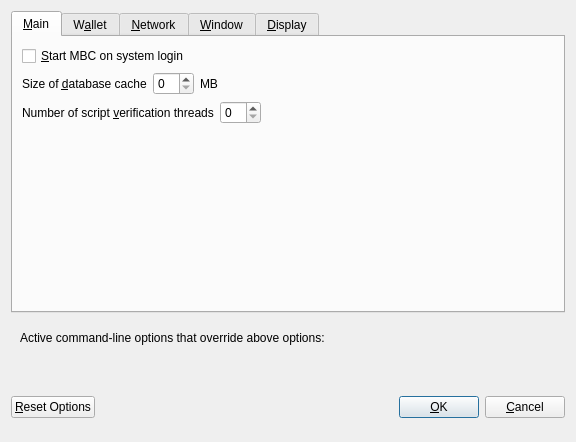
<?xml version="1.0" encoding="UTF-8"?>
<ui version="4.0">
 <class>OptionsDialog</class>
 <widget class="QDialog" name="OptionsDialog">
  <property name="geometry">
   <rect>
    <x>0</x>
    <y>0</y>
    <width>576</width>
    <height>442</height>
   </rect>
  </property>
  <property name="windowTitle">
   <string>Options</string>
  </property>
  <property name="modal">
   <bool>true</bool>
  </property>
  <layout class="QVBoxLayout" name="verticalLayout">
   <item>
    <widget class="QTabWidget" name="tabWidget">
     <property name="currentIndex">
      <number>0</number>
     </property>
     <widget class="QWidget" name="tabMain">
      <attribute name="title">
       <string>&amp;Main</string>
      </attribute>
      <layout class="QVBoxLayout" name="verticalLayout_Main">
       <item>
        <widget class="QCheckBox" name="bitcoinAtStartup">
         <property name="toolTip">
          <string>Automatically start MBC after logging in to the system.</string>
         </property>
         <property name="text">
          <string>&amp;Start MBC on system login</string>
         </property>
        </widget>
       </item>
       <item>
        <layout class="QHBoxLayout" name="horizontalLayout_2_Main">
         <item>
          <widget class="QLabel" name="databaseCacheLabel">
           <property name="text">
            <string>Size of &amp;database cache</string>
           </property>
           <property name="textFormat">
            <enum>Qt::PlainText</enum>
           </property>
           <property name="buddy">
            <cstring>databaseCache</cstring>
           </property>
          </widget>
         </item>
         <item>
          <widget class="QSpinBox" name="databaseCache"/>
         </item>
         <item>
          <widget class="QLabel" name="databaseCacheUnitLabel">
           <property name="text">
            <string>MB</string>
           </property>
           <property name="textFormat">
            <enum>Qt::PlainText</enum>
           </property>
          </widget>
         </item>
         <item>
          <spacer name="horizontalSpacer_2_Main">
           <property name="orientation">
            <enum>Qt::Horizontal</enum>
           </property>
           <property name="sizeHint" stdset="0">
            <size>
             <width>40</width>
             <height>20</height>
            </size>
           </property>
          </spacer>
         </item>
        </layout>
       </item>
       <item>
        <layout class="QHBoxLayout" name="horizontalLayout_3_Main">
         <item>
          <widget class="QLabel" name="threadsScriptVerifLabel">
           <property name="text">
            <string>Number of script &amp;verification threads</string>
           </property>
           <property name="textFormat">
            <enum>Qt::PlainText</enum>
           </property>
           <property name="buddy">
            <cstring>threadsScriptVerif</cstring>
           </property>
          </widget>
         </item>
         <item>
          <widget class="QSpinBox" name="threadsScriptVerif">
           <property name="toolTip">
            <string>(0 = auto, &lt;0 = leave that many cores free)</string>
           </property>
          </widget>
         </item>
         <item>
          <spacer name="horizontalSpacer_3_Main">
           <property name="orientation">
            <enum>Qt::Horizontal</enum>
           </property>
           <property name="sizeHint" stdset="0">
            <size>
             <width>40</width>
             <height>20</height>
            </size>
           </property>
          </spacer>
         </item>
        </layout>
       </item>
       <item>
        <spacer name="verticalSpacer_2">
         <property name="orientation">
          <enum>Qt::Vertical</enum>
         </property>
         <property name="sizeHint" stdset="0">
          <size>
           <width>20</width>
           <height>40</height>
          </size>
         </property>
        </spacer>
       </item>
      </layout>
     </widget>
     <widget class="QWidget" name="tabWallet">
      <attribute name="title">
       <string>W&amp;allet</string>
      </attribute>
      <layout class="QVBoxLayout" name="verticalLayout_Wallet">
       <item>
        <layout class="QHBoxLayout" name="horizontalLayout_2_Wallet">
         <item>
          <widget class="QLabel" name="labelStakeSplitThresholdText">
           <property name="text">
            <string>Stake split threshold:</string>
           </property>
          </widget>
         </item>
         <item>
          <widget class="QSpinBox" name="spinBoxStakeSplitThreshold">
           <property name="minimum">
            <number>1</number>
           </property>
           <property name="maximum">
            <number>999999</number>
           </property>
          </widget>
         </item>
        </layout>
       </item>
       <item>
        <widget class="QGroupBox" name="groupBox">
         <property name="title">
          <string>Expert</string>
         </property>
         <layout class="QVBoxLayout" name="verticalLayout_2">
          <item>
           <widget class="QCheckBox" name="coinControlFeatures">
            <property name="toolTip">
             <string>Whether to show coin control features or not.</string>
            </property>
            <property name="text">
             <string>Enable coin &amp;control features</string>
            </property>
           </widget>
          </item>
          <item>
           <widget class="QCheckBox" name="showMasternodesTab">
            <property name="toolTip">
             <string>Show additional tab listing all your masternodes in first sub-tab&lt;br/&gt;and all masternodes on the network in second sub-tab.</string>
            </property>
            <property name="text">
             <string>Show Masternodes Tab</string>
            </property>
           </widget>
          </item>
          <item>
           <widget class="QCheckBox" name="spendZeroConfChange">
            <property name="toolTip">
             <string>If you disable the spending of unconfirmed change, the change from a transaction&lt;br/&gt;cannot be used until that transaction has at least one confirmation.&lt;br/&gt;This also affects how your balance is computed.</string>
            </property>
            <property name="text">
             <string>&amp;Spend unconfirmed change</string>
            </property>
           </widget>
          </item>
         </layout>
        </widget>
       </item>
       <item>
        <spacer name="verticalSpacer_Wallet">
         <property name="orientation">
          <enum>Qt::Vertical</enum>
         </property>
         <property name="sizeHint" stdset="0">
          <size>
           <width>20</width>
           <height>40</height>
          </size>
         </property>
        </spacer>
       </item>
      </layout>
     </widget>
     <widget class="QWidget" name="tabNetwork">
      <attribute name="title">
       <string>&amp;Network</string>
      </attribute>
      <layout class="QVBoxLayout" name="verticalLayout_Network">
       <item>
        <widget class="QCheckBox" name="mapPortUpnp">
         <property name="toolTip">
          <string>Automatically open the MBC client port on the router. This only works when your router supports UPnP and it is enabled.</string>
         </property>
         <property name="text">
          <string>Map port using &amp;UPnP</string>
         </property>
        </widget>
       </item>
       <item>
        <widget class="QCheckBox" name="allowIncoming">
         <property name="toolTip">
          <string>Accept connections from outside</string>
         </property>
         <property name="text">
          <string>Allow incoming connections</string>
         </property>
        </widget>
       </item>
       <item>
        <widget class="QCheckBox" name="connectSocks">
         <property name="toolTip">
          <string>Connect to the MBC network through a SOCKS5 proxy.</string>
         </property>
         <property name="text">
          <string>&amp;Connect through SOCKS5 proxy (default proxy):</string>
         </property>
        </widget>
       </item>
       <item>
        <layout class="QHBoxLayout" name="horizontalLayout_1_Network">
         <item>
          <widget class="QLabel" name="proxyIpLabel">
           <property name="text">
            <string>Proxy &amp;IP:</string>
           </property>
           <property name="textFormat">
            <enum>Qt::PlainText</enum>
           </property>
           <property name="buddy">
            <cstring>proxyIp</cstring>
           </property>
          </widget>
         </item>
         <item>
          <widget class="QValidatedLineEdit" name="proxyIp">
           <property name="minimumSize">
            <size>
             <width>140</width>
             <height>0</height>
            </size>
           </property>
           <property name="maximumSize">
            <size>
             <width>140</width>
             <height>16777215</height>
            </size>
           </property>
           <property name="toolTip">
            <string>IP address of the proxy (e.g. IPv4: 127.0.0.1 / IPv6: ::1)</string>
           </property>
          </widget>
         </item>
         <item>
          <widget class="QLabel" name="proxyPortLabel">
           <property name="text">
            <string>&amp;Port:</string>
           </property>
           <property name="textFormat">
            <enum>Qt::PlainText</enum>
           </property>
           <property name="buddy">
            <cstring>proxyPort</cstring>
           </property>
          </widget>
         </item>
         <item>
          <widget class="QLineEdit" name="proxyPort">
           <property name="minimumSize">
            <size>
             <width>55</width>
             <height>0</height>
            </size>
           </property>
           <property name="maximumSize">
            <size>
             <width>55</width>
             <height>16777215</height>
            </size>
           </property>
           <property name="toolTip">
            <string>Port of the proxy (e.g. 9050)</string>
           </property>
          </widget>
         </item>
         <item>
          <spacer name="horizontalSpacer_1_Network">
           <property name="orientation">
            <enum>Qt::Horizontal</enum>
           </property>
           <property name="sizeHint" stdset="0">
            <size>
             <width>40</width>
             <height>20</height>
            </size>
           </property>
          </spacer>
         </item>
        </layout>
       </item>
       <item>
        <spacer name="verticalSpacer_Network">
         <property name="orientation">
          <enum>Qt::Vertical</enum>
         </property>
         <property name="sizeHint" stdset="0">
          <size>
           <width>20</width>
           <height>40</height>
          </size>
         </property>
        </spacer>
       </item>
      </layout>
     </widget>
     <widget class="QWidget" name="tabWindow">
      <attribute name="title">
       <string>&amp;Window</string>
      </attribute>
      <layout class="QVBoxLayout" name="verticalLayout_Window">
       <item>
        <widget class="QCheckBox" name="minimizeToTray">
         <property name="toolTip">
          <string>Show only a tray icon after minimizing the window.</string>
         </property>
         <property name="text">
          <string>&amp;Minimize to the tray instead of the taskbar</string>
         </property>
        </widget>
       </item>
       <item>
        <widget class="QCheckBox" name="minimizeOnClose">
         <property name="toolTip">
          <string>Minimize instead of exit the application when the window is closed. When this option is enabled, the application will be closed only after selecting Quit in the menu.</string>
         </property>
         <property name="text">
          <string>M&amp;inimize on close</string>
         </property>
        </widget>
       </item>
       <item>
        <spacer name="verticalSpacer_Window">
         <property name="orientation">
          <enum>Qt::Vertical</enum>
         </property>
         <property name="sizeHint" stdset="0">
          <size>
           <width>20</width>
           <height>40</height>
          </size>
         </property>
        </spacer>
       </item>
      </layout>
     </widget>
     <widget class="QWidget" name="tabDisplay">
      <attribute name="title">
       <string>&amp;Display</string>
      </attribute>
      <layout class="QVBoxLayout" name="verticalLayout_Display">
       <item>
        <layout class="QHBoxLayout" name="horizontalLayout_1_Display">
         <item>
          <widget class="QLabel" name="langLabel">
           <property name="text">
            <string>User Interface &amp;language:</string>
           </property>
           <property name="textFormat">
            <enum>Qt::PlainText</enum>
           </property>
           <property name="buddy">
            <cstring>lang</cstring>
           </property>
          </widget>
         </item>
         <item>
          <widget class="QValueComboBox" name="lang">
           <property name="toolTip">
            <string>The user interface language can be set here. This setting will take effect after restarting MBC.</string>
           </property>
          </widget>
         </item>
        </layout>
       </item>
       <item>
        <layout class="QHBoxLayout" name="horizontalLayout_4_Display" stretch="0,0">
         <item>
          <widget class="QLabel" name="themeLabel">
           <property name="text">
            <string>User Interface Theme:</string>
           </property>
          </widget>
         </item>
         <item>
          <widget class="QValueComboBox" name="theme"/>
         </item>
        </layout>
       </item>
       <item>
        <widget class="Line" name="line">
         <property name="orientation">
          <enum>Qt::Horizontal</enum>
         </property>
        </widget>
       </item>
       <item>
        <layout class="QHBoxLayout" name="horizontalLayout_2_Display">
         <item>
          <widget class="QLabel" name="unitLabel">
           <property name="text">
            <string>&amp;Unit to show amounts in:</string>
           </property>
           <property name="textFormat">
            <enum>Qt::PlainText</enum>
           </property>
           <property name="buddy">
            <cstring>unit</cstring>
           </property>
          </widget>
         </item>
         <item>
          <widget class="QValueComboBox" name="unit">
           <property name="toolTip">
            <string>Choose the default subdivision unit to show in the interface and when sending coins.</string>
           </property>
          </widget>
         </item>
        </layout>
       </item>
       <item>
        <layout class="QHBoxLayout" name="horizontalLayout_5_Display">
         <item>
          <widget class="QLabel" name="digitsLabel">
           <property name="text">
            <string>Decimal digits</string>
           </property>
          </widget>
         </item>
         <item>
          <widget class="QValueComboBox" name="digits"/>
         </item>
        </layout>
       </item>
       <item>
        <widget class="QCheckBox" name="checkBoxHideZeroBalances">
         <property name="toolTip">
          <string>Hide empty balances</string>
         </property>
         <property name="layoutDirection">
          <enum>Qt::LeftToRight</enum>
         </property>
         <property name="text">
          <string>Hide empty balances</string>
         </property>
        </widget>
       </item>
       <item>
        <layout class="QHBoxLayout" name="horizontalLayout_3_Display">
         <item>
          <widget class="QLabel" name="thirdPartyTxUrlsLabel">
           <property name="toolTip">
            <string>Third party URLs (e.g. a block explorer) that appear in the transactions tab as context menu items. %s in the URL is replaced by transaction hash. Multiple URLs are separated by vertical bar |.</string>
           </property>
           <property name="text">
            <string>Third party transaction URLs</string>
           </property>
           <property name="buddy">
            <cstring>thirdPartyTxUrls</cstring>
           </property>
          </widget>
         </item>
         <item>
          <widget class="QLineEdit" name="thirdPartyTxUrls">
           <property name="toolTip">
            <string>Third party URLs (e.g. a block explorer) that appear in the transactions tab as context menu items. %s in the URL is replaced by transaction hash. Multiple URLs are separated by vertical bar |.</string>
           </property>
          </widget>
         </item>
        </layout>
       </item>
       <item>
        <spacer name="verticalSpacer">
         <property name="orientation">
          <enum>Qt::Vertical</enum>
         </property>
         <property name="sizeHint" stdset="0">
          <size>
           <width>20</width>
           <height>40</height>
          </size>
         </property>
        </spacer>
       </item>
      </layout>
     </widget>
    </widget>
   </item>
   <item>
    <widget class="QFrame" name="frame">
     <layout class="QVBoxLayout" name="verticalLayout_Bottom">
      <item>
       <layout class="QHBoxLayout" name="horizontalLayout_Bottom">
        <item>
         <widget class="QLabel" name="overriddenByCommandLineInfoLabel">
          <property name="text">
           <string>Active command-line options that override above options:</string>
          </property>
          <property name="textFormat">
           <enum>Qt::PlainText</enum>
          </property>
         </widget>
        </item>
        <item>
         <spacer name="horizontalSpacer_Bottom">
          <property name="orientation">
           <enum>Qt::Horizontal</enum>
          </property>
          <property name="sizeHint" stdset="0">
           <size>
            <width>40</width>
            <height>20</height>
           </size>
          </property>
         </spacer>
        </item>
       </layout>
      </item>
      <item>
       <widget class="QLabel" name="overriddenByCommandLineLabel">
        <property name="text">
         <string/>
        </property>
        <property name="textFormat">
         <enum>Qt::PlainText</enum>
        </property>
        <property name="wordWrap">
         <bool>true</bool>
        </property>
       </widget>
      </item>
     </layout>
    </widget>
   </item>
   <item>
    <layout class="QHBoxLayout" name="horizontalLayout_Buttons">
     <item>
      <widget class="QPushButton" name="resetButton">
       <property name="toolTip">
        <string>Reset all client options to default.</string>
       </property>
       <property name="text">
        <string>&amp;Reset Options</string>
       </property>
       <property name="autoDefault">
        <bool>false</bool>
       </property>
      </widget>
     </item>
     <item>
      <spacer name="horizontalSpacer_1">
       <property name="orientation">
        <enum>Qt::Horizontal</enum>
       </property>
       <property name="sizeHint" stdset="0">
        <size>
         <width>40</width>
         <height>48</height>
        </size>
       </property>
      </spacer>
     </item>
     <item>
      <widget class="QLabel" name="statusLabel">
       <property name="minimumSize">
        <size>
         <width>200</width>
         <height>0</height>
        </size>
       </property>
       <property name="font">
        <font>
         <weight>75</weight>
         <bold>true</bold>
        </font>
       </property>
       <property name="text">
        <string/>
       </property>
       <property name="textFormat">
        <enum>Qt::PlainText</enum>
       </property>
       <property name="wordWrap">
        <bool>true</bool>
       </property>
      </widget>
     </item>
     <item>
      <spacer name="horizontalSpacer_2">
       <property name="orientation">
        <enum>Qt::Horizontal</enum>
       </property>
       <property name="sizeHint" stdset="0">
        <size>
         <width>40</width>
         <height>48</height>
        </size>
       </property>
      </spacer>
     </item>
     <item>
      <widget class="QPushButton" name="okButton">
       <property name="text">
        <string>&amp;OK</string>
       </property>
       <property name="autoDefault">
        <bool>false</bool>
       </property>
       <property name="default">
        <bool>true</bool>
       </property>
      </widget>
     </item>
     <item>
      <widget class="QPushButton" name="cancelButton">
       <property name="text">
        <string>&amp;Cancel</string>
       </property>
       <property name="autoDefault">
        <bool>false</bool>
       </property>
      </widget>
     </item>
    </layout>
   </item>
  </layout>
 </widget>
 <customwidgets>
  <customwidget>
   <class>QValidatedLineEdit</class>
   <extends>QLineEdit</extends>
   <header>qvalidatedlineedit.h</header>
  </customwidget>
  <customwidget>
   <class>QValueComboBox</class>
   <extends>QComboBox</extends>
   <header>qvaluecombobox.h</header>
  </customwidget>
 </customwidgets>
 <resources/>
 <connections/>
</ui>
